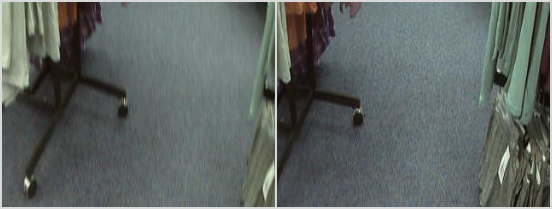
%> input picture Models/Gantry/flow.jpg, 552 x 209 px
$ octave vision2.m   (GNU Octave 9; MATLAB toolbox functions it lacks are replaced by stand-ins)
%> lines starting %> are read from the running program, lines starting %| are printed output that depends on the picture
### Models/Gantry/Lucas Kanade/LucasKanade.m
function [u, v] = LucasKanade(im1, im2, windowSize);
%LucasKanade  lucas kanade algorithm, without pyramids (only 1 level);

%REVISION: NaN vals are replaced by zeros

[fx, fy, ft] = ComputeDerivatives(im1, im2);

u = zeros(size(im1));
v = zeros(size(im2));

halfWindow = floor(windowSize/2);
for i = halfWindow+1:size(fx,1)-halfWindow
   for j = halfWindow+1:size(fx,2)-halfWindow
      curFx = fx(i-halfWindow:i+halfWindow, j-halfWindow:j+halfWindow);
      curFy = fy(i-halfWindow:i+halfWindow, j-halfWindow:j+halfWindow);
      curFt = ft(i-halfWindow:i+halfWindow, j-halfWindow:j+halfWindow);

      curFx = curFx';
      curFy = curFy';
      curFt = curFt';


      curFx = curFx(:);
      curFy = curFy(:);
      curFt = -curFt(:);

      A = [curFx curFy];

      U = pinv(A'*A)*A'*curFt;

      u(i,j)=U(1);
      v(i,j)=U(2);
   end;
end;

u(isnan(u))=0;
v(isnan(v))=0;

%u=u(2:size(u,1), 2:size(u,2));
%v=v(2:size(v,1), 2:size(v,2));

%%%%%%%%%%%%%%%%%%%%%%%%%%%%%%%%%%%%%%%%%%%%%%%%%%%%%%%%%%%%%%%%%%%%%%%%%%%%%
function [fx, fy, ft] = ComputeDerivatives(im1, im2);
%ComputeDerivatives	Compute horizontal, vertical and time derivative
%							between two gray-level images.

if (size(im1,1) ~= size(im2,1)) | (size(im1,2) ~= size(im2,2))
   error('input images are not the same size');
end;

if (size(im1,3)~=1) | (size(im2,3)~=1)
   error('method only works for gray-level images');
end;


fx = conv2(im1,0.25* [-1 1; -1 1]) + conv2(im2, 0.25*[-1 1; -1 1]);
fy = conv2(im1, 0.25*[-1 -1; 1 1]) + conv2(im2, 0.25*[-1 -1; 1 1]);
ft = conv2(im1, 0.25*ones(2)) + conv2(im2, -0.25*ones(2));

% make same size as input
fx=fx(1:size(fx,1)-1, 1:size(fx,2)-1);
fy=fy(1:size(fy,1)-1, 1:size(fy,2)-1);
ft=ft(1:size(ft,1)-1, 1:size(ft,2)-1);

### Models/Gantry/vision2.m
im = imread('/Users/francispoole/Google Drive/Computer Science With AI/JRA/Models/Gantry/flow.jpg');
%> im is the input picture: size 209x552x3 uint8; mean R, G, B 95.2, 102.1, 99.4
im1 = im(:,1:276,:);
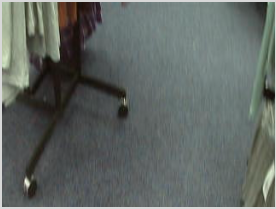
%> im1: size 209x276x3 uint8; mean R, G, B 96.8, 103.4, 99.8
im1 = rgb2gray(im1);
%> im1: size 209x276 uint8
im2 = im(:,277:end,:);
im2 = rgb2gray(im2);
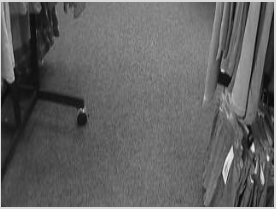
%> im2: size 209x276 uint8; min 6, max 246, mean 98.4
[u,v] = LucasKanade(im1,im2,209)
%> in ComputeDerivatives, `fx = conv2(im1,0.25* [-1 1; -1 1]) + conv2(im2, 0.25*[-1 1; -1 1]);`:
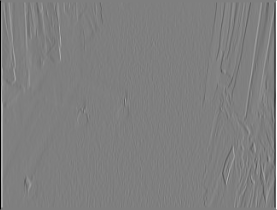
%> fx: size 210x277 double; min -216, max 216, mean 0; drawn with min black and max white
%> in ComputeDerivatives, `fy = conv2(im1, 0.25*[-1 -1; 1 1]) + conv2(im2, 0.25*[-1 -1; 1 1]);`:
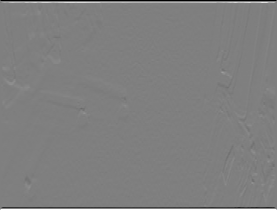
%> fy: size 210x277 double; min -216, max 216, mean 0; mean of the top-left, top-right, bottom-left and bottom-right quarters -0.6, -1.1, 0.6, 1.1; drawn with min black and max white
%> in ComputeDerivatives, `ft = conv2(im1, 0.25*ones(2)) + conv2(im2, -0.25*ones(2));`:
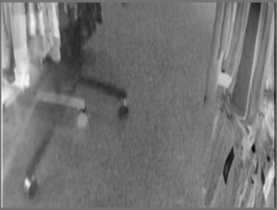
%> ft: size 210x277 double; min -150, max 180.8, mean 2.6; drawn with min black and max white
%> in ComputeDerivatives, `fx=fx(1:size(fx,1)-1, 1:size(fx,2)-1);`:
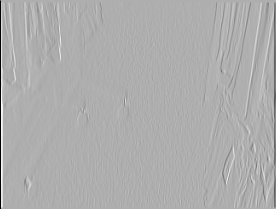
%> fx: size 209x276 double; min -216, max 99.25, mean -0.8; drawn with min black and max white
%> in ComputeDerivatives, `ft=ft(1:size(ft,1)-1, 1:size(ft,2)-1);`:
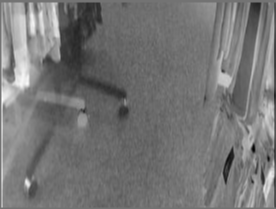
%> ft: size 209x276 double; min -150, max 180.8, mean 2.7; drawn with min black and max white
imshow(u);
imshow(v);
